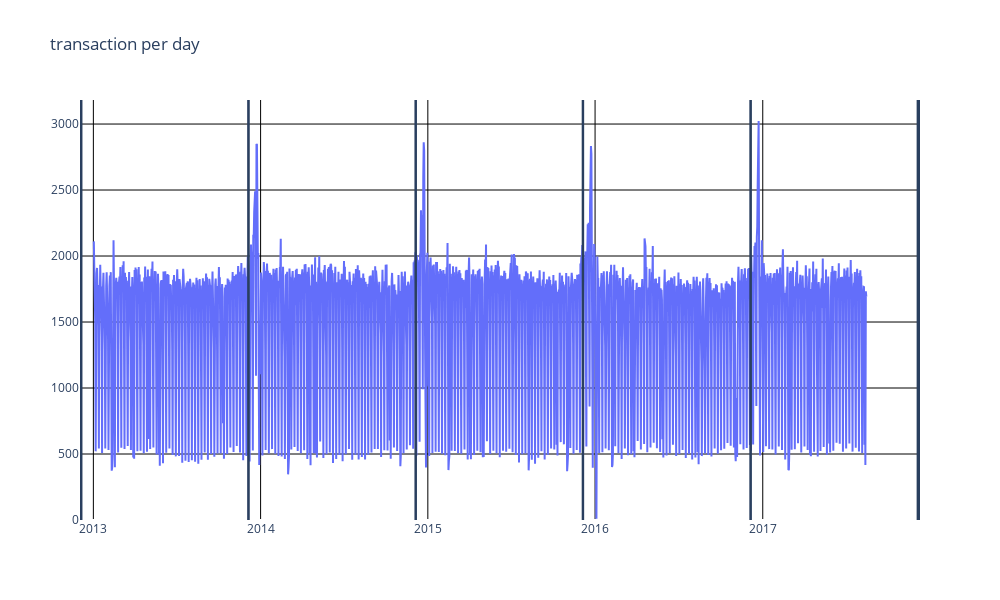

The cell this chart's notebook holds for it:
### Code cell
plot_graph.plot_time_serie(graph_data=df_transactions[df_transactions["store_nbr"] == 1],
                           time_axis= "date",
                           y_axis="transactions",
                           graph_title="transaction per day",
                           df_bar= df_holidays[df_holidays['locale_name'] == "Quito"].drop_duplicates(),
                           time_axis_df_bar= "date",
                           )

### Figure 1 — Plotly figure (JSON) as saved in the notebook; plotly's stock layout.template omitted (floating-point values rounded to 4 significant figures; data arrays with more than 128 entries replaced by an {"elided": "..."} marker saying what was removed)
{"data": [{"mode": "lines", "type": "scatter", "x": {"elided": "1676 str values"}, "y": {"elided": "1676 int values"}}], "layout": {"autosize": false, "height": 600, "paper_bgcolor": "white", "plot_bgcolor": "white", "shapes": [{"type": "line", "x0": "2012-12-05", "x1": "2012-12-05", "xref": "x", "y0": 0, "y1": 1, "yref": "y domain"}, {"type": "line", "x0": "2012-12-06", "x1": "2012-12-06", "xref": "x", "y0": 0, "y1": 1, "yref": "y domain"}, {"type": "line", "x0": "2013-12-05", "x1": "2013-12-05", "xref": "x", "y0": 0, "y1": 1, "yref": "y domain"}, {"type": "line", "x0": "2013-12-06", "x1": "2013-12-06", "xref": "x", "y0": 0, "y1": 1, "yref": "y domain"}, {"type": "line", "x0": "2014-12-05", "x1": "2014-12-05", "xref": "x", "y0": 0, "y1": 1, "yref": "y domain"}, {"type": "line", "x0": "2014-12-06", "x1": "2014-12-06", "xref": "x", "y0": 0, "y1": 1, "yref": "y domain"}, {"type": "line", "x0": "2015-12-05", "x1": "2015-12-05", "xref": "x", "y0": 0, "y1": 1, "yref": "y domain"}, {"type": "line", "x0": "2015-12-06", "x1": "2015-12-06", "xref": "x", "y0": 0, "y1": 1, "yref": "y domain"}, {"type": "line", "x0": "2016-12-05", "x1": "2016-12-05", "xref": "x", "y0": 0, "y1": 1, "yref": "y domain"}, {"type": "line", "x0": "2016-12-06", "x1": "2016-12-06", "xref": "x", "y0": 0, "y1": 1, "yref": "y domain"}, {"type": "line", "x0": "2017-12-05", "x1": "2017-12-05", "xref": "x", "y0": 0, "y1": 1, "yref": "y domain"}, {"type": "line", "x0": "2017-12-06", "x1": "2017-12-06", "xref": "x", "y0": 0, "y1": 1, "yref": "y domain"}, {"type": "line", "x0": "2017-12-08", "x1": "2017-12-08", "xref": "x", "y0": 0, "y1": 1, "yref": "y domain"}], "title": {"text": "transaction per day"}, "width": 1000, "xaxis": {"gridcolor": "black", "gridwidth": 1, "showgrid": true, "tickmode": "auto"}, "yaxis": {"autorange": true, "gridcolor": "black", "gridwidth": 1, "rangemode": "tozero", "showgrid": true}}}
